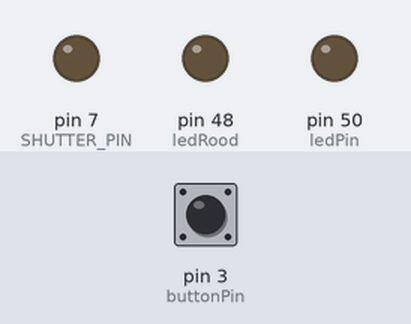
A sketch run on a simulated Arduino Mega 2560, built with avr-gcc and run on an emulated ATmega2560. On the bench: output pins drawn as LEDs (lit = HIGH). Dashed ring = blinking. Inputs (shaded band) come from the test bench; at power-on: pin 3 (buttonPin) LOW. Pins used as bus, display or sensor lines are not drawn; what the sketch prints to the serial monitor is not drawn.

Above: at 1.2 s.
1.3 s: pin 3 (buttonPin) pulled HIGH for 0.15 s
At 2.1 s:
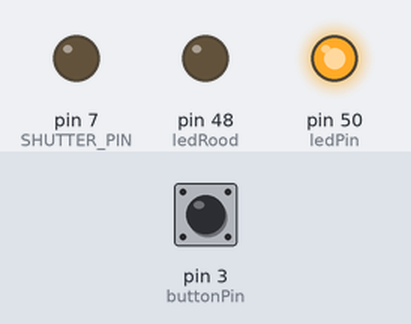
At 3.67 s:
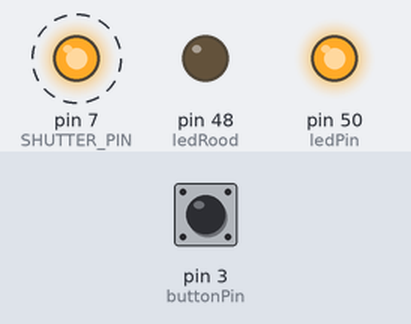
Timing chart, 0 to 10.4 s (numbered marks = the images above; inputs shaded):
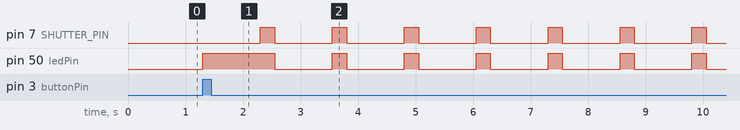

The sketch:

negendeww.ino
```cpp
// Negende Wereldwonder
// Code by Victor de Boer, Michiel Hildebrand, Pepijn Borgwat
// Apr 2013

const int buttonPin = 3;     // the number of the pushbutton pin
int buttonState = 0;         // Button state variable for reading the pushbutton status
int currentState = 0;        // State var. What are we doing? 0 = waiting for press; 1 = spinning around

const int stepperDirectionPin = 8; //the pins of the steppers that control the direction
const int stepperPulsePin = 10; //the pins of the steppers that control the pulse

const int ledPin = 50;      // statusled 2
const int ledRood = 48;     // statusled 3 (blink when button pushed)

#define SHUTTER_PIN 7    // camera shutter pin
//int switchPin = 3;       // button pin
//int switchState;

void setup()
{

  // initialize stepper pins
  pinMode(stepperDirectionPin, OUTPUT);
  digitalWrite(stepperDirectionPin, LOW);
  pinMode(stepperPulsePin, OUTPUT);
  digitalWrite(stepperPulsePin, LOW);

  // init led pins
  pinMode(ledPin, OUTPUT);
  digitalWrite(ledPin, LOW);
  pinMode(ledRood,OUTPUT);

  // init shutter pin
  pinMode(SHUTTER_PIN, OUTPUT);
  digitalWrite(SHUTTER_PIN, LOW);

  // init the pushbutton pin as an input:
  pinMode(buttonPin, INPUT);

  // init Serial
  Serial.begin(9600);
  Serial.write('1');  // ser: ready
}


void loop()
{
  if (currentState == 0){
    buttonState = digitalRead(buttonPin);
    if (buttonState == HIGH) {
      // turn LED on:
      Serial.write('2');
      digitalWrite(ledPin, HIGH);
      currentState = 1;
      delay(1000);
    }
  }

  else if (currentState == 1){
    digitalWrite(ledPin, LOW);

    Serial.write('3'); //ser: turning and snapping

    steppercam(10,100,0,500);  // make 10 'steps', with size 10 in direction 0, with delays 500
    //Serial.write('4'); // ser: going back

    currentState = 0;
    Serial.write('5');

  }
}


void steppercam(int steps, int stepsize, boolean stepDirection, int delayDuration){
  //first check the direction, if it's not the current direction change it.
  int currentDirection = digitalRead(stepperDirectionPin);
  if(stepDirection != currentDirection){
    digitalWrite(stepperDirectionPin, stepDirection);
    //this delay makes the motor stop for a while when changing direction.
    delay(100);
  }
  //a for loop to create the pulse
  for(int s=0; s<steps; s++){
    // make foto + flash led
    digitalWrite(SHUTTER_PIN, HIGH);
    digitalWrite(ledPin, HIGH);
    delay(250);
    digitalWrite(SHUTTER_PIN, LOW);
    digitalWrite(ledPin, LOW);

    steppermotor(stepsize);

    delay(delayDuration);
  }
}


void steppermotor(int motorsteps){
  for(int i=0; i<motorsteps; i++){
    digitalWrite(stepperPulsePin, LOW);
    digitalWrite(stepperPulsePin, HIGH);
    delay(5);
    }
  }
```

Measured:
- after the input at 1.3 s, pin 7 (SHUTTER_PIN): alternates HIGH for 0.25 s and LOW for 1.0 s, starting after 1.0 s; pin 50 (ledPin): LOW → HIGH at once, then repeats every 1.3 s: LOW 1.0 s, HIGH 0.25 s
